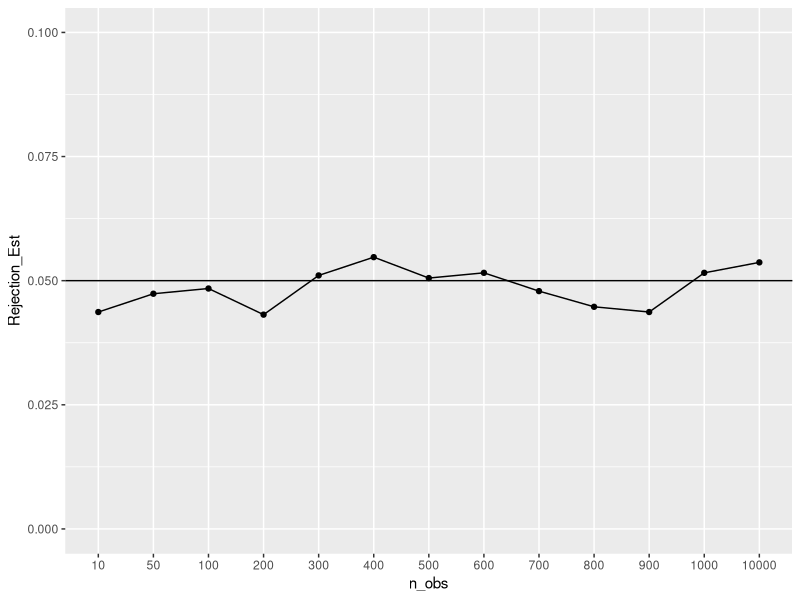
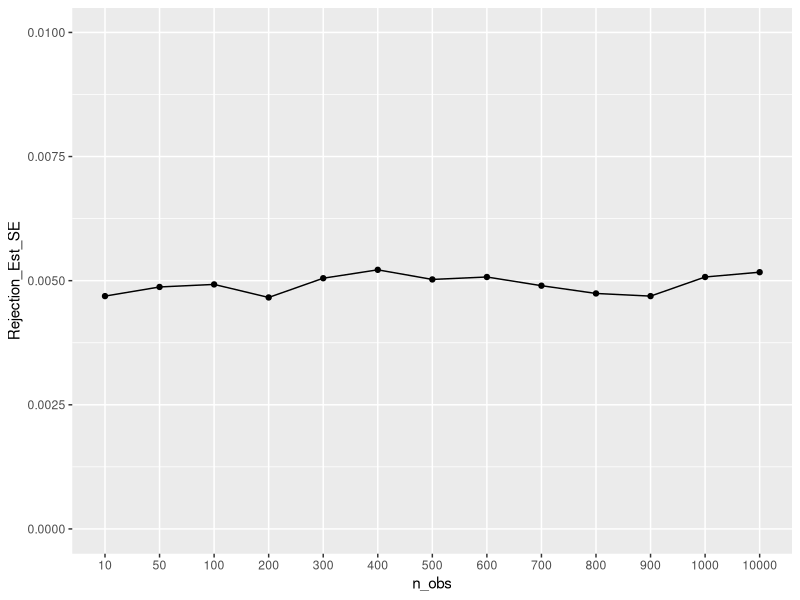
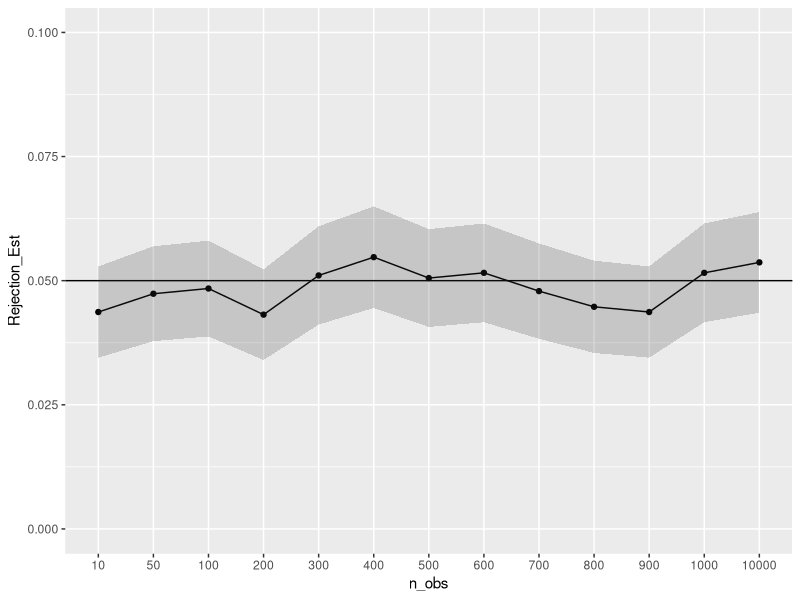

Write the R code that produced these figures, in order.
library(tidyverse)
## Parameter
n_obs = c(10,50,100,200,300,400,500,600,700,800,900,1000,10000)
n_sim = 1900
set.seed(24062021)
seed <- sample(1:10000000, replace = FALSE, size = n_sim)
sig_result <- matrix(NA, nrow = n_sim, ncol = length(n_obs),
                     dimnames = list(NULL, paste0("n_obs_",n_obs)))
rejection <- data.frame(n_obs            = factor(n_obs),
                        Rejection_Est    = NA,
                        Rejection_Est_SE = NA)
## Simulation
for (i in 1:length(n_obs)) {
  for (j in 1:n_sim) {
    set.seed(seed[j])
    ## Data Generation
    A <- rnorm(n = n_obs[i]/2, mean = 5, sd = 2)
    P <- rnorm(n = n_obs[i]/2, mean = 5, sd = 2)
    ## Testen:
    sig_result[j,i] <- t.test(x=A, y=P, alternative = "two.sided")$p.value <= 0.05
  }
  ## Ergebnisaufbereitung
  rejection$Rejection_Est[i]    <- sum(sig_result[,i])/n_sim
  rejection$Rejection_Est_SE[i] <- sqrt( (rejection$Rejection_Est[i] * (1-rejection$Rejection_Est[i]) ) / n_sim)
}
rejection

rejection %>%
  ggplot(aes(x=n_obs, y=Rejection_Est, group=1)) +
  geom_point() + geom_line() + geom_hline(yintercept = 0.05) + lims(y=c(0,0.1))

rejection %>%
  ggplot(aes(x=n_obs, y=Rejection_Est_SE, group=1)) +
  geom_point() + geom_line() + lims(y=c(0,0.01))

rejection %>%
  ggplot(aes(x=n_obs, y=Rejection_Est, group=1)) +
  geom_point() + geom_line() + geom_hline(yintercept = 0.05) + lims(y=c(0,0.1)) +
  geom_ribbon(aes(ymin = Rejection_Est - qnorm(.975)*Rejection_Est_SE,
                  ymax = Rejection_Est + qnorm(.975)*Rejection_Est_SE,
                  x=n_obs), alpha=0.2)

